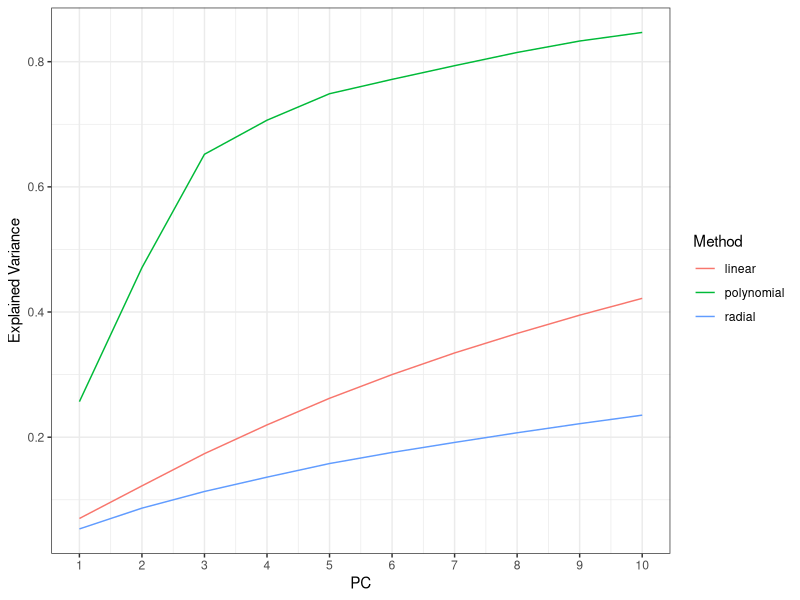
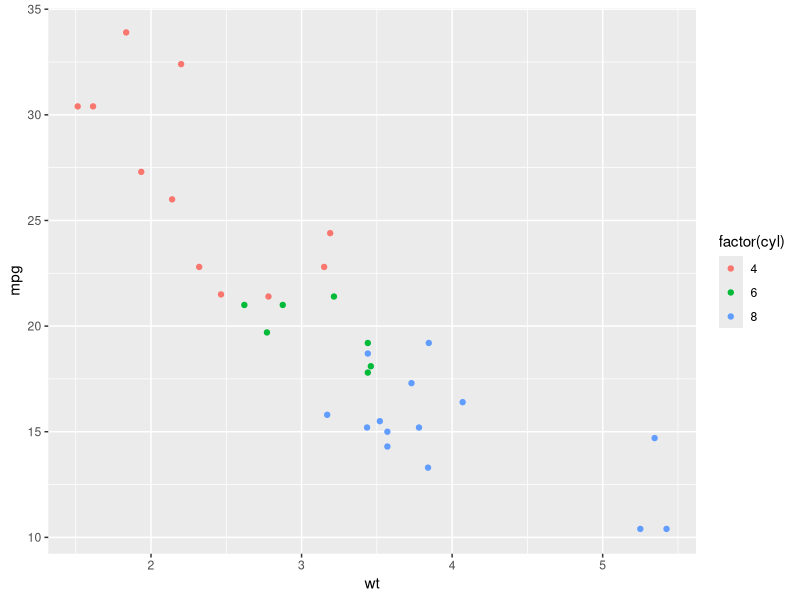

These charts were generated, in order, by the following R code:
## ---- chunk 1
library(ggplot2)
setwd("~/Documents/Box Sync/Current/Machine Learning/MLcompetition")
PCA<-read.table("Data/tables/PCA_Variance.csv",sep=";")

ggplot(PCA ,aes(x=PC,y=Variance,colour=Method))+geom_line()+theme_bw()+
  scale_x_continuous(breaks=seq(1,10,1))+ylab("Explained Variance")

## ---- chunk 2
library(ggplot2)
qplot(wt, mpg, data=mtcars, colour=factor(cyl))
## ---- chunk 3
library(xtable)
options(xtable.comment = FALSE)
options(xtable.booktabs = TRUE)
xtable(head(mtcars[,1:6]), caption = "First rows of mtcars")
